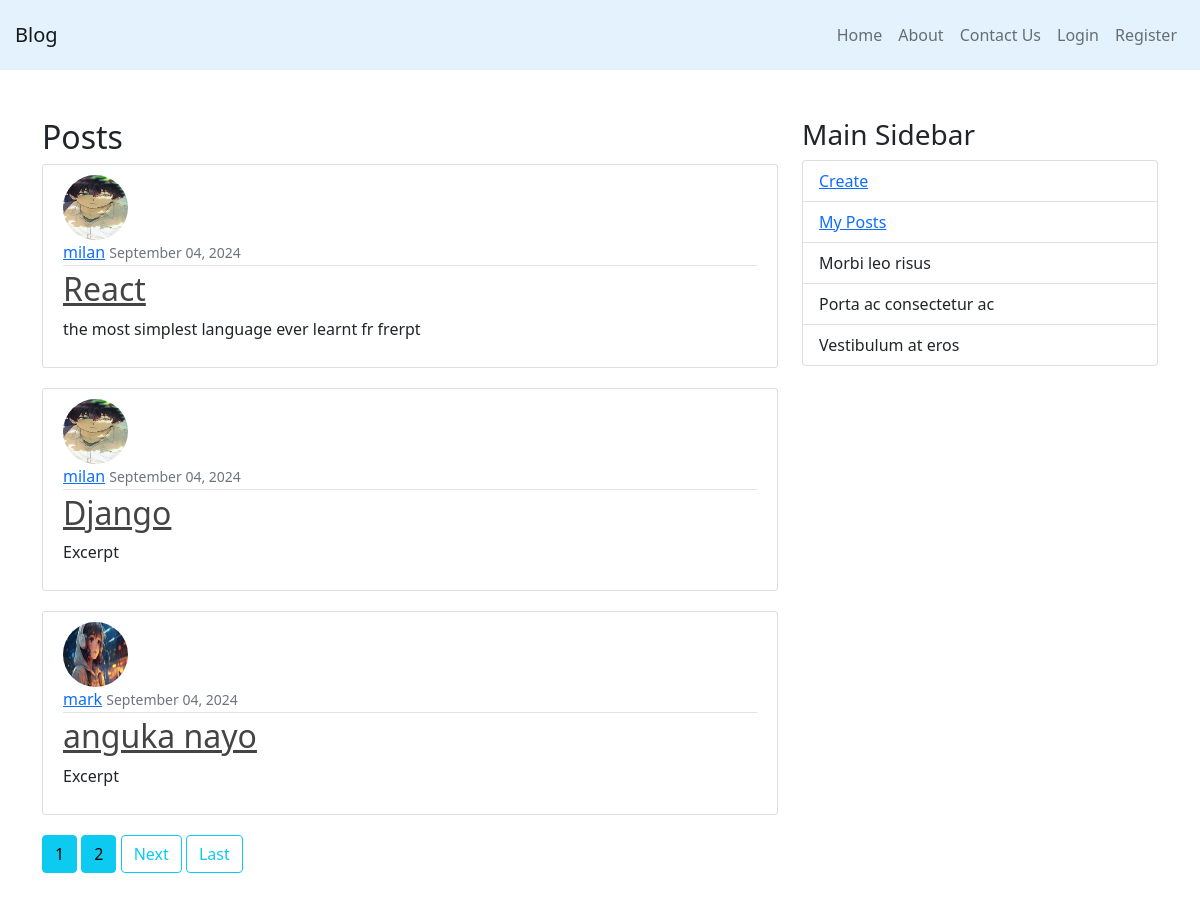
The page / on the database its author committed.
### blog_app/models.py (models this page shows, shortened)
class Post(models.Model):
    title = models.CharField(max_length=200)
    excerpt = models.CharField(default="Excerpt", max_length=200)
    content = models.TextField()
    date_posted = models.DateTimeField(default=timezone.now)
    author = models.ForeignKey(User, on_delete=models.CASCADE)

### users/models.py (models this page shows, shortened)
class Profile(models.Model):
    user = models.OneToOneField(User, on_delete=models.CASCADE)
    image = models.ImageField(default="default.jpg", upload_to="profile_pics")

### blog_app/views.py (the view)
# urls.py: path('', views.PostListView.as_view(), name='blog-home'),
class PostListView(ListView):
    model = Post
    template_name = "blog_app/home.html"
    context_object_name = "posts"
    ordering = ["-date_posted"]
    paginate_by = 3

### blog_app/templates/blog_app/home.html (shortened to what this page needs)
{% extends "blog_app/base.html"%}
{% block content %}
        <div>
            <h2>{{ title }} Posts</h2>
            {% for post in posts %}
            <article class="media content-section container">
                <img class="rounded-circle article-img" src="{{ post.author.profile.image.url }}">
                <div class="media-body">
                    <div class="article-metadata">
                        <a class="mr-2" href="{% url 'user-posts' post.author.id %}">{{ post.author }}</a>
                        <small class="text-muted">{{ post.date_posted|date:"F d, Y" }}</small>
                    </div>
                    <h2><a class="article-title" href="{% url 'post-detail' post.pk %}">{{ post.title }}</a></h2>
                    <p class="article-content">{{ post.excerpt }}</p>
                </div>
            </article>
            {% endfor %}
            {% if is_paginated %}
                {% for num in page_obj.paginator.page_range %}
                    {% if page_obj.number == num %}
                    <a class="btn btn-info mb-4" href="?page={{ num }}">{{ num }}</a>
                    {% elif num > page_obj.number|add:'-3' and num <= page_obj.number|add:'3' %}
                    <a class="btn btn-info mb-4" href="?page={{ num }}">{{ num }}</a>
                    {% endif %}
                {% endfor %}
                {% if page_obj.has_next %}
                <a class="btn btn-outline-info mb-4" href="?page={{ page_obj.next_page_number }}">Next</a>
                <a class="btn btn-outline-info mb-4" href="?page={{ page_obj.paginator.num_pages}}">Last</a>
                {% endif %}
            {% endif %}
        </div>
{% endblock content %}

### blog_app/templates/blog_app/base.html (shortened to what this page needs)
{% load static %}
<!DOCTYPE html>
<html lang="en">
<head>
    <link href="https://cdn.jsdelivr.net/npm/bootstrap@5.0.2/dist/css/bootstrap.min.css" rel="stylesheet">
    <link rel="stylesheet" href="{% static 'blog_app/main.css'%}">
</head>
<body>
    <header>
        <nav class="navbar navbar-expand-lg navbar-light" style="background-color: #e3f2fd; padding: 15px;">
            <a class="navbar-brand" href="#">Blog</a>
            <div class="collapse navbar-collapse" id="navbarText">
                <ul class="navbar-nav ms-auto">
                    <li class="nav-item active">
                        <a class="nav-link" href="{% url 'blog-home' %}">Home</a>
                    </li>
                    <li class="nav-item">
                        <a class="nav-link" href="{% url 'blog-about' %}">About</a>
                    </li>
                    <li class="nav-item">
                        <a class="nav-link" href="{% url 'blog-contactUs' %}">Contact Us</a>
                    </li>
                    {% if user.is_authenticated %}
                        <li class="nav-item">
                            <a class="nav-link" href="{% url 'users-profile' %}">Profile</a>
                        </li>
                        <li class="nav-item">
                            <a class="nav-link" href="{% url 'logout' %}">Logout</a>
                        </li>
                    {% else %}
                        <li class="nav-item">
                            <a class="nav-link" href="{% url 'login' %}">Login</a>
                        </li>
                        <li class="nav-item">
                            <a class="nav-link" href="{% url 'register' %}">Register</a>
                        </li>
                    {% endif %}
                </ul>
            </div>
        </nav>
    </header>
    <div class="container mt-5">
        <div class="row">
            <div class="col-md-8">
                {% block content %}
                {% endblock %}
            </div>
            <div class="col-md-4">
                <h3>Main Sidebar</h3>
                <ul class="list-group">
                    <li class="list-group-item"><a href="{% url 'post-create' %}">Create</a></li>
                    <li class="list-group-item"><a href="{% url 'my-posts' %}">My Posts</a></li>
                    <li class="list-group-item">Morbi leo risus</li>
                    <li class="list-group-item">Porta ac consectetur ac</li>
                    <li class="list-group-item">Vestibulum at eros</li>
                </ul>
            </div>
        </div>
    </div>
</body>
</html>

### blog_app/static/blog_app/main.css (style rules this page uses)
.content-section { background: #ffffff; padding: 10px 20px; border: 1px solid #dddddd; border-radius: 3px; margin-bottom: 20px; }
.article-title { color: #444444; }
.article-content { white-space: pre-line; }
.article-img { height: 65px; width: 65px; margin-right: 16px; }
.article-metadata { padding-bottom: 1px; margin-bottom: 4px; border-bottom: 1px solid #e3e3e3 }

### rows shown on the page
Post: author.profile.image (picture), author "milan", date_posted "September 04, 2024", title "React", excerpt "the most simplest language ever learnt fr frerpt"
Post: author.profile.image (picture), author "milan", date_posted "September 04, 2024", title "Django", excerpt "Excerpt"
Post: author.profile.image (placeholder picture), author "mark", date_posted "September 04, 2024", title "anguka nayo", excerpt "Excerpt"

### other values the page prints
{{ num }} "1"
{{ num }} "2"
